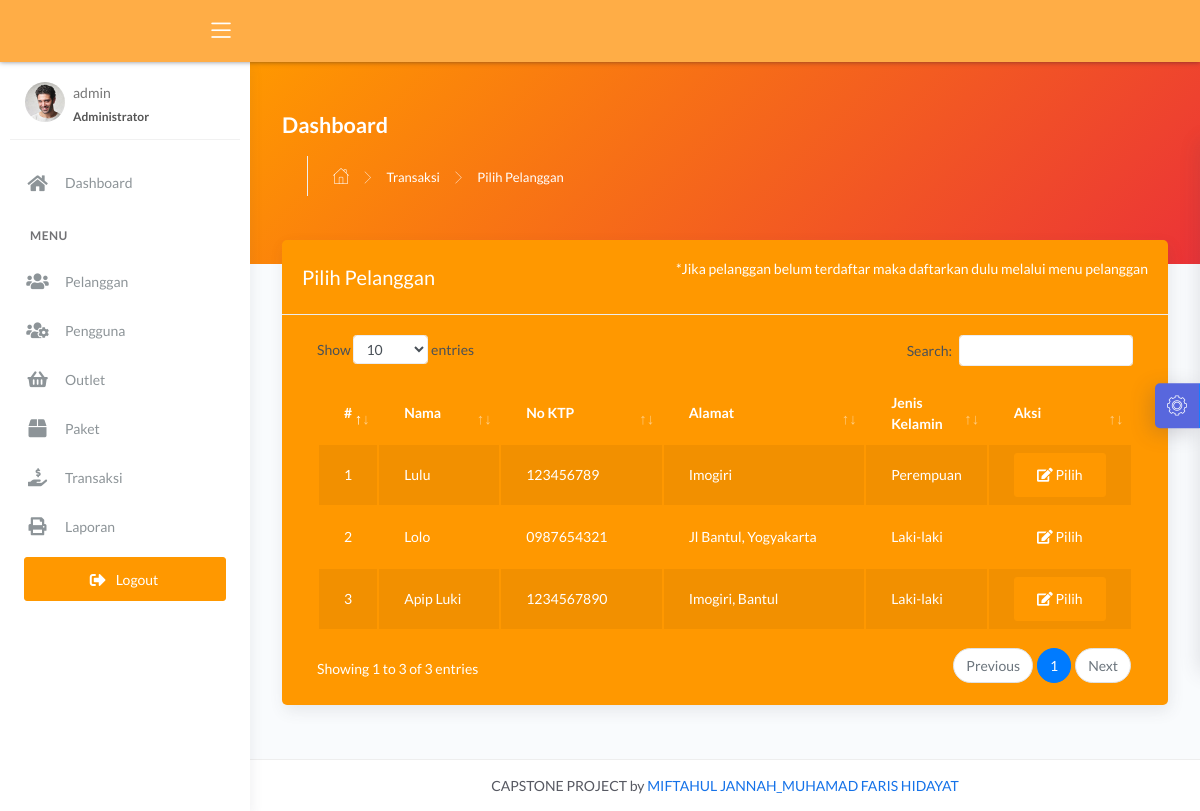
Before: /admin/cari.php (signed in) with the older database file.
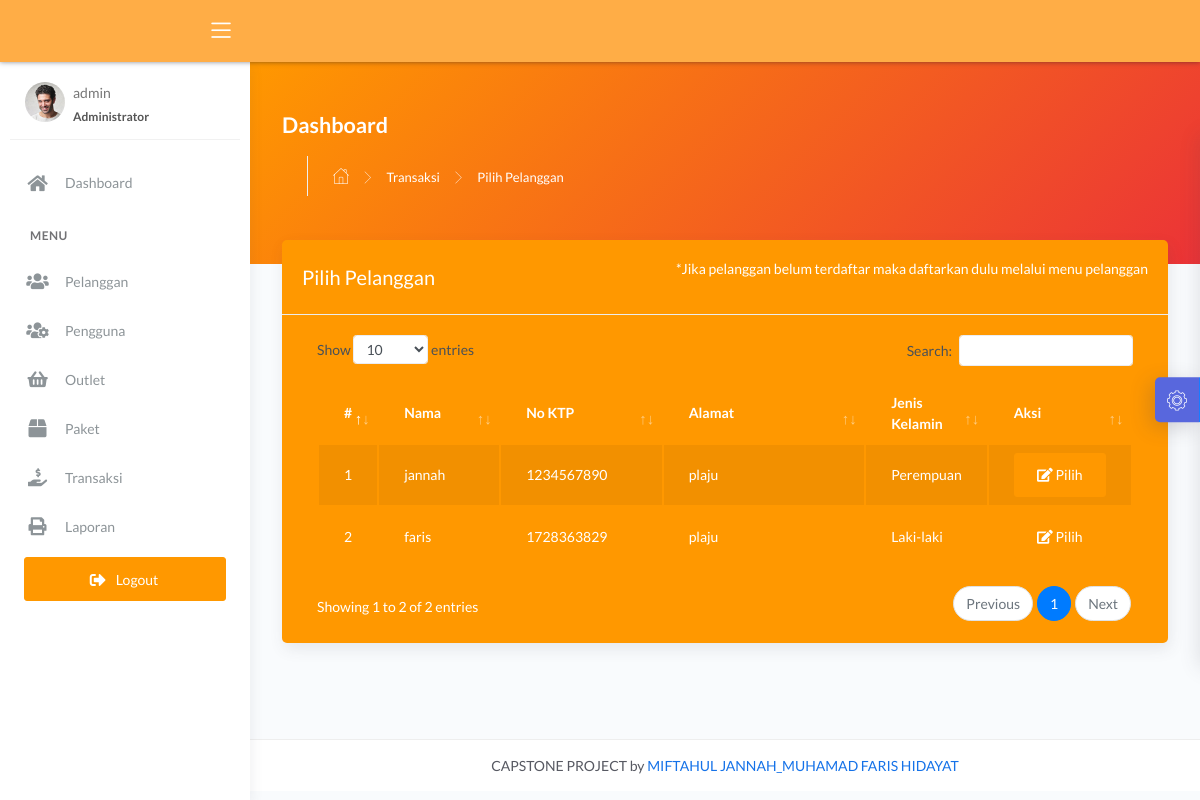
After: the same page with the newer database file.
### tables this page shows
CREATE TABLE `pelanggan` (
  `id_pelanggan` int(11) NOT NULL,
  `nama_pelanggan` varchar(228) NOT NULL,
  `alamat_pelanggan` text NOT NULL,
  `jenis_kelamin` enum('L','P') NOT NULL,
  `telp_pelanggan` varchar(15) NOT NULL,
  `no_ktp` varchar(30) NOT NULL
);

### admin/cari.php (the view, shortened to what this page needs)
<?php
$title = 'Pilih Pelanggan';
require 'koneksi.php';
$query = 'SELECT * FROM pelanggan';
$data = mysqli_query($conn, $query);
require 'header.php';
?>
<div class="panel-header bg-primary-gradient">
    <div class="page-inner py-5">
        <div class="d-flex align-items-left align-items-md-center flex-column flex-md-row">
            <div>
                <h2 class="text-white pb-2 fw-bold">Dashboard</h2>
            </div>
        </div>
        <div class="page-header">
            <ul class="breadcrumbs">
                <li class="nav-home">
                    <a href="index.php" style="color: white;">
                        <i class="flaticon-home"></i>
                    </a>
                </li>
                <li class="separator" style="color: white;">
                    <i class="flaticon-right-arrow"></i>
                </li>
                <li class="nav-item">
                    <a href="transaksi.php" class="text-white">Transaksi</a>
                </li>
                <li class="separator" style="color: white;">
                    <i class="flaticon-right-arrow"></i>
                </li>
                <li class="nav-item">
                    <a href="#" class="text-white"><?= $title; ?></a>
                </li>
            </ul>
        </div>
    </div>
</div>
<div class="page-inner mt--5">
    <diva class="row">
        <div class="col-md-12">
            <div class="card">
                <div class="card-header">
                    <div class="d-flex align-items-center">
                        <h4 class="card-title"><?= $title; ?></h4>
                        <p class="ml-auto text-danger">
                            *Jika pelanggan belum terdaftar maka daftarkan dulu melalui menu pelanggan
                        </p>
                    </div>
                </div>
                <div class="card-body">
                    <div class="table-responsive">
                        <table id="basic-datatables" class="display table table-striped table-hover">
                            <thead>
                                <tr>
                                    <th style="width: 7%">#</th>
                                    <th>Nama</th>
                                    <th style="width: 20%;">No KTP</th>
                                    <th style="width: 25%;">Alamat</th>
                                    <th style="width: 15%;">Jenis Kelamin</th>
                                    <th style="width: 10%">Aksi</th>
                                </tr>
                            </thead>
                            <tbody>
                                <?php
                                $no = 1;
                                if (mysqli_num_rows($data) > 0) {
                                    while ($plg = mysqli_fetch_assoc($data)) {
                                ?>
                                        <tr>
                                            <td><?= $no++; ?></td>
                                            <td><?= $plg['nama_pelanggan']; ?></td>
                                            <td><?= $plg['no_ktp']; ?></td>
                                            <td><?= $plg['alamat_pelanggan']; ?></td>
                                            <td><?php if ($plg['jenis_kelamin'] == 'L') {
                                                    echo "Laki-laki";
                                                } else {
                                                    echo "Perempuan";
                                                } ?>
                                            </td>
                                            <td>
                                                <div class="form-button-action">
                                                    <a href="tambah_transaksi.php?id=<?= $plg['id_pelanggan']; ?>" type="button" class="btn btn-primary" data-original-title="pilih">
                                                        <i class="fa fa-edit"></i> Pilih
                                                    </a>
                                                </div>
                                            </td>
                                        </tr>
                                <?php }
                                }
                                ?>
                            </tbody>
                        </table>
                    </div>
                </div>
            </div>
        </div>
</div>
</div>
<?php
require 'footer.php';
?>

Changed rows visible on the page:
removed pelanggan: nama_pelanggan "Lulu", no_ktp "123456789", alamat_pelanggan "Imogiri", jenis_kelamin "Perempuan"
removed pelanggan: nama_pelanggan "Lolo", no_ktp "0987654321", alamat_pelanggan "Jl Bantul, Yogyakarta", jenis_kelamin "Laki-laki"
changed pelanggan: nama_pelanggan "Apip Luki" → "jannah"; alamat_pelanggan "Imogiri, Bantul" → "plaju"; jenis_kelamin "Laki-laki" → "Perempuan"
added pelanggan: nama_pelanggan "faris", no_ktp "1728363829", alamat_pelanggan "plaju", jenis_kelamin "Laki-laki"
Other visible differences:
text written by a page script: "Show entries Search: Showing 1 to 3 of 3 entries Previous 1 Next" → "Show entries Search: Showing 1 to 2 of 2 entries Previous 1 Next"
